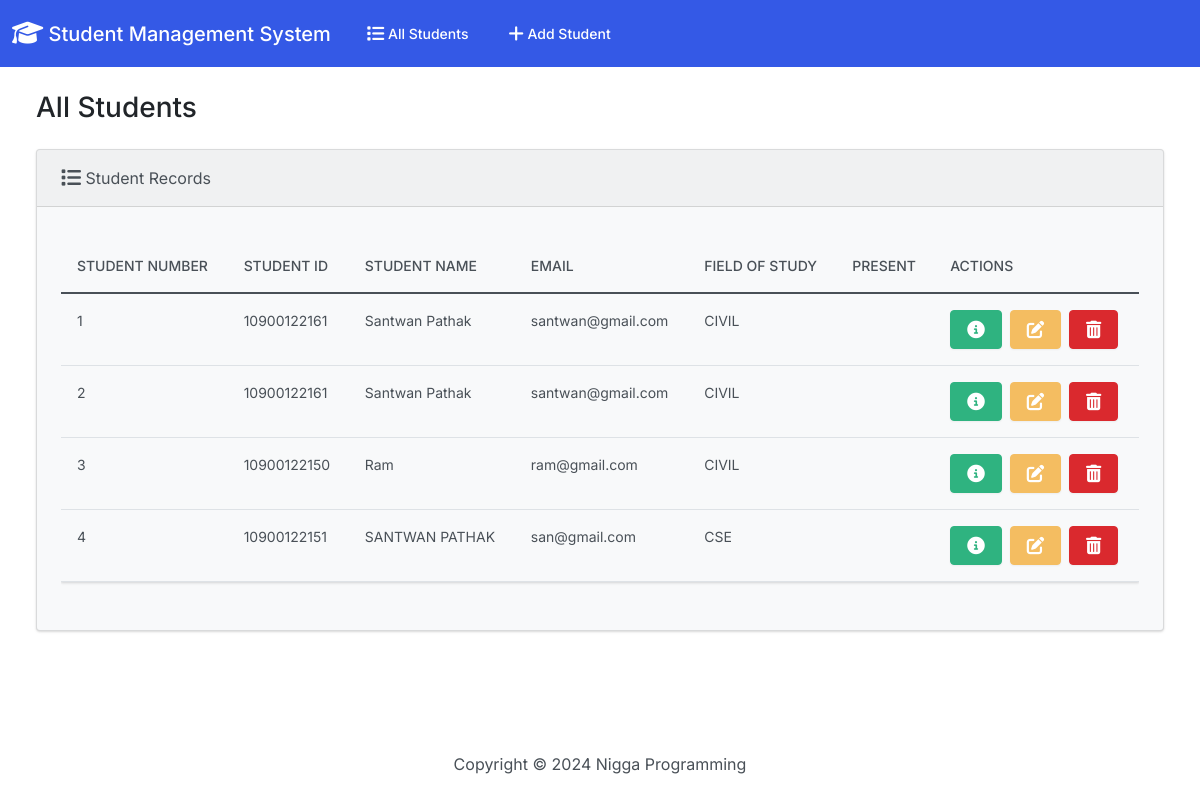
The page /index on the database as committed earlier.
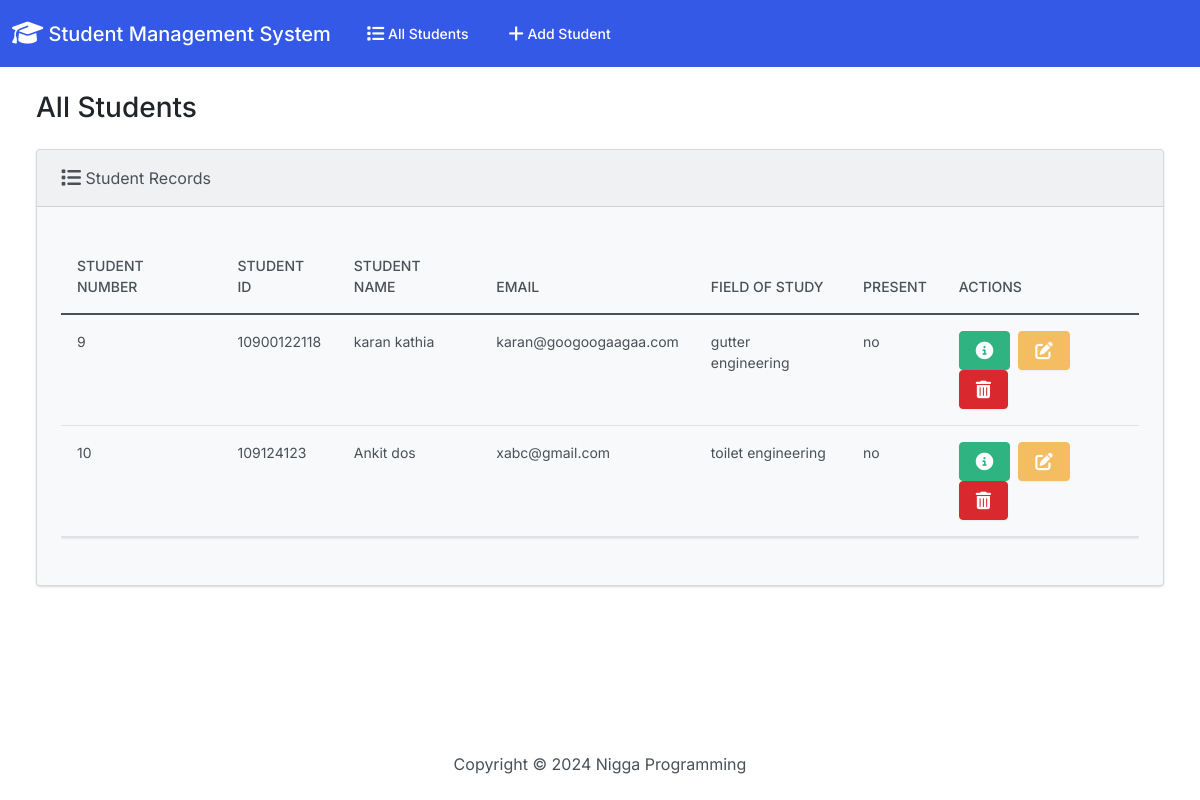
The same page on the database as committed later.
### student_app/models.py (models this page shows)
class Student(models.Model):
    studentName = models.CharField(max_length = 50 )
    department = models.TextField(max_length= 50)
    section = models.CharField(max_length=50)
    rollNo = models.CharField(max_length=20)
    emailId = models.EmailField(max_length=100)
    collegeId = models.CharField(max_length=20)
    password = models.CharField(max_length=100)
    present = models.CharField(max_length=20)

### student_app/views.py (the view)
# urls.py: path('index', views.index),
def index(request):
    return render(request, 'index.html', {
        'students': Student.objects.all()
    })

### student_app/templates/index.html (shortened to what this page needs)
{% extends "base.html" %}
{% block body %}
<h3 class="m-4">All Students</h3>
<div class="row">
  <div class="col-12">
    {% if students %}
    <div class="card bg-light ms-4 me-4 mb-4">
      <div class="card-header">
        <i class="fa-solid fa-list fa-lg"></i> Student Records
      </div>
      <div class="card-body">
        <p class="card-text">
          <div class="table-responsive">
            <table class="table table-hover">
              <thead>
                <tr>
                  <th scope="col">Student Number</th>
                  <th scope="col">Student ID</th>
                  <th scope="col">Student Name</th>
                  <th scope="col">Email</th>
                  <th scope="col">Field of Study</th>
                  <th scope="col">present</th>
                  <th scope="col">Actions</th>
                </tr>
              </thead>
              <tbody>
                {% for student in students %}
                  <tr>
                    <td>{{ student.id }}</td>
                    <td>{{ student.collegeId }}</td>
                    <td>{{ student.studentName }}</td>
                    <td>{{ student.emailId }}</td>
                    <td>{{ student.department }}</td>
                    <td>{{ student.present }}</td>
                    <td>
                      <button type="button" class="btn btn-success me-1" href="{% url 'view_student' student.id %}" data-bs-toggle="modal" data-bs-target="#myModal{{student.id}}">
                      </button>
                      <a class="btn btn-warning me-1" href="{% url 'edit' student.id %}">
                      </a>
                      <button type="button" class="btn btn-danger" data-bs-toggle="modal" data-bs-target="#delete{{student.id}}">
                      </button>
                    </td>
                  </tr>
                {% endfor %}
              </tbody>
            </table>
          </div>
        </p>
      </div>
    </div>
    {% else %}
      <h5 class="alert alert-primary ms-4 me-4">No Student Records</h5>
    {% endif %}
  </div>
</div>
{% endblock %}

### student_app/templates/base.html (shortened to what this page needs)
{% load static %}
<!DOCTYPE html>
<html lang="en">
  <head>
    <link rel="stylesheet" href="https://cdnjs.cloudflare.com/ajax/libs/font-awesome/6.1.1/css/all.min.css">
    <link href="static/css/bootstrap.min.css" rel="stylesheet">
  </head>
  <body class="d-flex flex-column min-vh-100">
    <nav class="navbar navbar-expand-lg navbar-dark bg-primary">
      <div class="container-fluid">
        <a class="navbar-brand" href="{% url 'index' %}">
          <i class="fa-solid fa-graduation-cap fa-lg"></i> Student Management System
        </a>
        <div class="collapse navbar-collapse" id="navbarColor01">
          <ul class="navbar-nav me-auto">
            <li class="nav-item">
              <a class="nav-link" href="{% url 'index' %}">
                 All Students
              </a>
            </li>
            <li class="nav-item">
              <a class="nav-link" href="{% url 'add' %}">
                 Add Student
              </a>
            </li>
          </ul>
        </div>
      </div>
    </nav>
    <div class="container-fluid">
      {% block body %}
      {% endblock %}
    </div>
    <footer class="mt-auto mb-4">
      <div class="text-center">
        <span>
          Copyright &copy; <script>document.write(new Date().getFullYear())</script> Nigga Programming
        </span>
      </div>
    </footer>
  </body>
</html>

Rows that differ between the two databases and show on the page:
removed Student: id "1", collegeId "10900122161", studentName "Santwan Pathak", emailId "santwan@gmail.com", department "CIVIL"
removed Student: id "2", collegeId "10900122161", studentName "Santwan Pathak", emailId "santwan@gmail.com", department "CIVIL"
removed Student: id "3", collegeId "10900122150", studentName "Ram", emailId "ram@gmail.com", department "CIVIL"
removed Student: id "4", collegeId "10900122151", studentName "SANTWAN PATHAK", emailId "san@gmail.com", department "CSE"
added Student: id "9", collegeId "10900122118", studentName "karan kathia", emailId "karan@googoogaagaa.com", department "gutter engineering", present "no"
added Student: id "10", collegeId "109124123", studentName "Ankit dos", emailId "xabc@gmail.com", department "toilet engineering", present "no"
